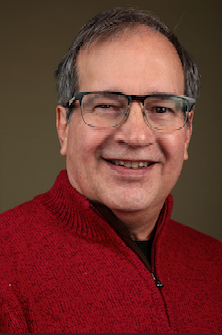
#> input picture img/dan-headshot-small.png, 222 x 335 px
$ python smart_pink_remove.py img/dan-headshot-small.png img/license.png
#> lines starting #> are read from the running program, lines starting #| are printed output that depends on the picture
import sys
from PIL import Image

def process(in_path, out_path):
#> called with in_path = 'img/dan-headshot-small.png', out_path = 'img/license.png'
    img = Image.open(in_path).convert("RGBA")
#> img is the input picture: PIL image 222x335 RGBA; mean R, G, B, A 112.3, 55.4, 48.4, 255
    w, h = img.size
#> w = 222; h = 335
    pixels = img.load()

    bg_samples = []
    for x in range(0, w, w//10):
        bg_samples.append(pixels[x, 0][:3])
        bg_samples.append(pixels[x, h-1][:3])
#> after the loop, bg_samples = 22 items, first 6: (57, 47, 30), (40, 40, 40), (60, 47, 31), (40, 40, 40), (60, 47, 31), (40, 40, 40)

    bg_r = sum(c[0] for c in bg_samples) // len(bg_samples)
#> bg_r = 48
    bg_g = sum(c[1] for c in bg_samples) // len(bg_samples)
#> bg_g = 42
    bg_b = sum(c[2] for c in bg_samples) // len(bg_samples)
#> bg_b = 34
    bg_brightness = (bg_r + bg_g + bg_b) / 3
#> bg_brightness = 41.33

    for y in range(h):
        for x in range(w):
            r, g, b, a = pixels[x, y]
            if a == 0: continue

            if r > g + 10 and b > g + 10:
                dist = abs(r - bg_r) + abs(g - bg_g) + abs(b - bg_b)
                if dist < 100:
                    pixels[x, y] = (0, 0, 0, 0)
                else:
                    brightness = (r + g + b) / 3
                    if brightness < bg_brightness - 20:
                        alpha = int(255 * (1 - (brightness / bg_brightness)))
                        alpha = min(255, int(alpha * 1.5))
                        pixels[x, y] = (0, 0, 0, alpha)
                    else:
                        pixels[x, y] = (0, 0, 0, 0)

    # Secondary halo removal pass for anti-aliased edge pixels (mix of green and pink)
    # If a pixel borders transparency and is slightly pinkish, wipe it.
    for pass_num in range(2):
        halo = []
        for y in range(1, h-1):
            for x in range(1, w-1):
                r, g, b, a = pixels[x, y]
                if a > 0 and r > g and b > g:
                    if pixels[x-1,y][3]==0 or pixels[x+1,y][3]==0 or pixels[x,y-1][3]==0 or pixels[x,y+1][3]==0:
                        halo.append((x,y))
        for x, y in halo:
            pixels[x, y] = (0, 0, 0, 0)

    bbox = img.getbbox()
#> bbox = (0, 0, 222, 335)
    if bbox:
        trimmed = img.crop(bbox)
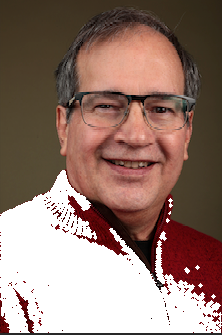
#> trimmed: PIL image 222x335 RGBA; mean R, G, B, A 79.1, 52.6, 42.5, 186.9; transparent parts drawn white
        new_w = trimmed.width + 8
#> new_w = 230
        new_h = trimmed.height + 8
#> new_h = 343
        new_img = Image.new("RGBA", (new_w, new_h), (0, 0, 0, 0))
#> new_img: PIL image 230x343 RGBA; every value is 0
        new_img.paste(trimmed, (4, 4))
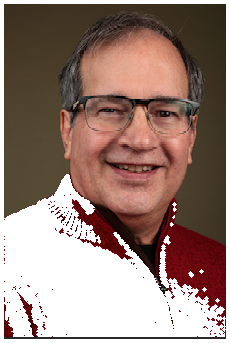
#> new_img: PIL image 230x343 RGBA; mean R, G, B, A 74.5, 49.5, 40.1, 176.2; transparent parts drawn white
        new_img.save(out_path, "PNG")
    else:
        img.save(out_path, "PNG")

if __name__ == "__main__":
    process(sys.argv[1], sys.argv[2])
